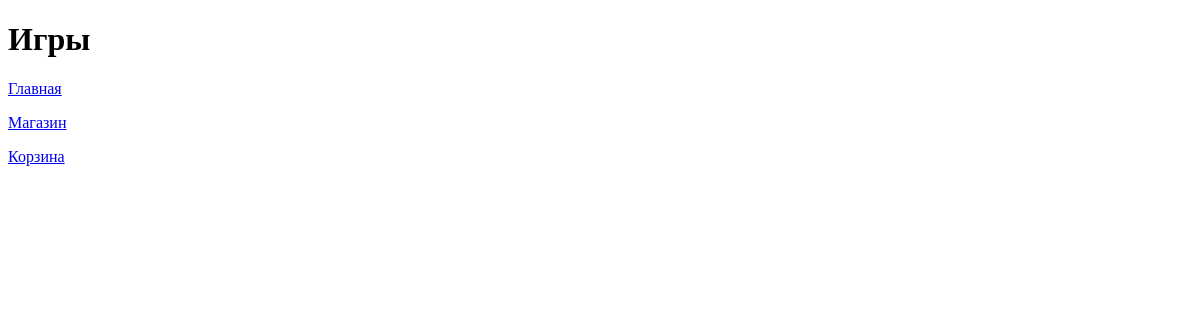
Before: /platform/games with the older database file.
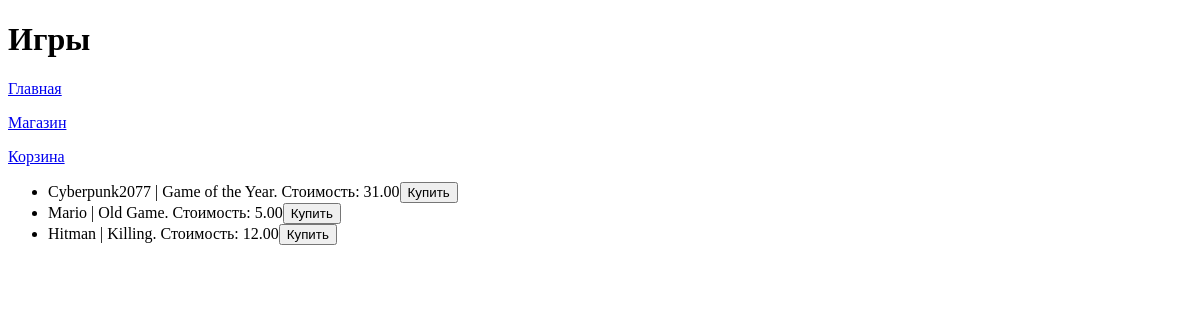
After: the same page with the newer database file.
### task1/models.py (models this page shows, shortened)
class Game(models.Model):
    title = models.CharField(max_length=100)
    cost = models.DecimalField(max_digits=9, decimal_places=2)
    size = models.DecimalField(max_digits=10, decimal_places=4)
    description = models.CharField(max_length=10000000)
    age_limited = models.BooleanField(default=False)
    buyer = models.ManyToManyField(to=Buyer, related_name='games')

### task1/views.py (the view)
# urls.py: path('platform/games', func2),
def func2(request):
    title = 'Игры'
    Games = Game.objects.all()
    l4 = "Купить"
    context = {
        'title': title,
        'Games': Games,
        'l4': l4,
    }
    return render(request, 'games.html', context)

### templates/first_task/games.html
{% extends "menu.html" %}
{% block pagename %}<h1>{{ title }}</h1>{% endblock %}
        {% block menu %}
            {{ block.super }}
        {% endblock %}
{% block content %}
    <ul>
    {% for game in Games %}
        <li>{{ game.title }} | {{ game.description }}. Стоимость: {{ game.cost }}<button>{{ l4 }}</button></li>
    {% endfor %}
    </ul>
{% endblock %}

### templates/first_task/menu.html (shortened to what this page needs)
<!DOCTYPE html>
<html lang="en">
<head>
</head>
<body>
    <header>
        {% block pagename %}{% endblock %}
    </header>
    <nav>
        {% block menu %}
           <p><a href="#">Главная</a></p>
           <p><a href="http://127.0.0.1:8000/platform/games">Магазин</a></p>
           <p><a href="http://127.0.0.1:8000/platform/cart">Корзина</a></p>
        {% endblock %}
    </nav>
    <main>
        {% block content %}{% endblock %}
    </main>
</body>
</html>

Changed rows visible on the page:
added Game: title "Cyberpunk2077", description "Game of the Year", cost "31.00", l4 "Купить"
added Game: title "Mario", description "Old Game", cost "5.00", l4 "Купить"
added Game: title "Hitman", description "Killing", cost "12.00", l4 "Купить"
